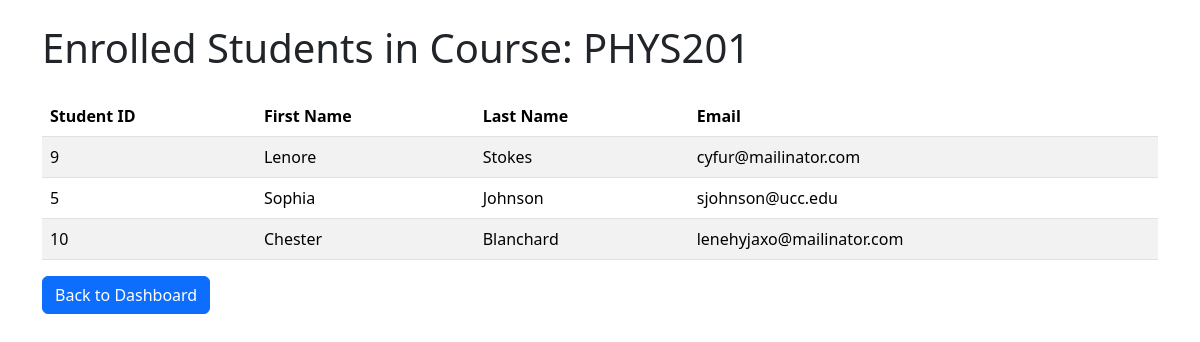
/admin_dashboard/course_management/view_enrolled_students.php?course_code=PHYS201 (signed in), run on the app's committed database.
### tables this page shows
CREATE TABLE `students` (
  `student_id` int(11) NOT NULL,
  `first_name` varchar(50) NOT NULL,
  `middle_name` varchar(50) DEFAULT NULL,
  `last_name` varchar(50) NOT NULL,
  `personal_email` varchar(100) NOT NULL,
  `student_email` varchar(100) DEFAULT NULL,
  `mobile_number` varchar(15) NOT NULL,
  `home_contact` varchar(15) DEFAULT NULL,
  `work_contact` varchar(15) DEFAULT NULL,
  `home_address` varchar(255) DEFAULT NULL,
  `next_of_kin` varchar(100) DEFAULT NULL,
  `next_of_kin_contact` varchar(15) DEFAULT NULL,
  `program_of_study` varchar(100) NOT NULL,
  `gpa` decimal(3,2) DEFAULT NULL
);

### admin_dashboard/course_management/view_enrolled_students.php (the view, shortened to what this page needs)
<?php
include('../../db.php');
if (isset($_GET['course_code'])) {
    $course_code = $_GET['course_code'];
    $sql = "SELECT Students.student_id, Students.first_name, Students.last_name, Students.student_email
            FROM Students
            JOIN Course_Enrollment ON Students.student_id = Course_Enrollment.student_id
            WHERE Course_Enrollment.course_code = ?";
    $stmt = $conn->prepare($sql);
    $stmt->bind_param('s', $course_code);
    $stmt->execute();
    $result = $stmt->get_result();
} else {
    echo "Course not found.";
    exit;
}
?>
<!DOCTYPE html>
<html lang="en">
<head>
    <link href="https://cdn.jsdelivr.net/npm/bootstrap@5.3.2/dist/css/bootstrap.min.css" rel="stylesheet">
</head>
<body>
    <div class="container">
        <h1 class="my-4">Enrolled Students in Course: <?php echo htmlspecialchars($course_code); ?></h1>
        <?php if ($result->num_rows > 0) { ?>
            <table class="table table-striped">
                <thead>
                    <tr>
                        <th>Student ID</th>
                        <th>First Name</th>
                        <th>Last Name</th>
                        <th>Email</th>
                    </tr>
                </thead>
                <tbody>
                    <?php while ($student = $result->fetch_assoc()) { ?>
                        <tr>
                            <td><?php echo htmlspecialchars($student['student_id']); ?></td>
                            <td><?php echo htmlspecialchars($student['first_name']); ?></td>
                            <td><?php echo htmlspecialchars($student['last_name']); ?></td>
                            <td><?php echo htmlspecialchars($student['student_email']); ?></td>
                        </tr>
                    <?php } ?>
                </tbody>
            </table>
        <?php } else { ?>
            <p>No students are enrolled in this course.</p>
        <?php } ?>
        <a href="../admin_dashboard.php" class="btn btn-primary">Back to Dashboard</a>
    </div>
</body>
</html>

### data on the page
students: student_id "9", first_name "Lenore", last_name "Stokes", student_email "cyfur@mailinator.com"
students: student_id "5", first_name "Sophia", last_name "Johnson", student_email "sjohnson@ucc.edu"
students: student_id "10", first_name "Chester", last_name "Blanchard", student_email "lenehyjaxo@mailinator.com"

### other printed values
$course_code "PHYS201"
